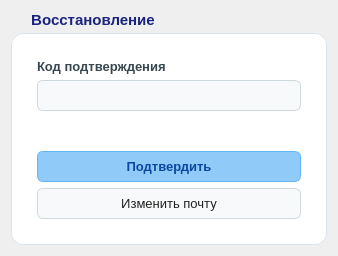
<?xml version="1.0" encoding="UTF-8"?>
<ui version="4.0">
 <class>pasCard</class>
 <widget class="QWidget" name="pasCard">
  <property name="geometry">
   <rect>
    <x>0</x>
    <y>0</y>
    <width>338</width>
    <height>256</height>
   </rect>
  </property>
  <property name="windowTitle">
   <string>Form</string>
  </property>
  <property name="styleSheet">
   <string notr="true">/* Мягкий светлый градиент всего окна */
QWidget#pasCard {
    background: qlineargradient(x1:0, y1:0, x2:1, y2:1, 
                stop:0 #f5f7fa, stop:1 #e4ebf5);
}

/* Белая карточка формы (QGroupBox) */
QWidget#pasCard QGroupBox {
    background-color: #ffffff;
    border: 1px solid #dbe4f0;
    border-radius: 12px;
    margin-top: 22px;
    padding: 16px;
    font-size: 15px;
    font-weight: bold;
    color: #1a237e;
}

/* Заголовок &quot;Восстановление&quot; */
QWidget#pasCard QGroupBox::title {
    subcontrol-origin: margin;
    subcontrol-position: top left;
    left: 12px;
    padding: 0 6px;
    color: #1a237e;
}

/* Подпись поля (&quot;Код подтверждения&quot;) */
QWidget#pasCard QLabel {
    background-color: transparent;
    color: #37474f;
    font-size: 13px;
    font-weight: bold;
}

/* Поле ввода кода подтверждения */
QWidget#pasCard QLineEdit {
    background-color: #f8f9fa;
    color: #212121;
    border: 1px solid #cfd8dc;
    border-radius: 6px;
    padding: 6px 10px;
    font-size: 13px;
}

QWidget#pasCard QLineEdit:focus {
    border: 1px solid #64b5f6;
    background-color: #ffffff;
}

/* Второстепенная кнопка (&quot;Изменить почту&quot;) */
QWidget#pasCard QPushButton {
    background-color: #f8f9fa;
    color: #212121;
    border: 1px solid #cfd8dc;
    border-radius: 6px;
    padding: 7px 14px;
    font-size: 13px;
}

QWidget#pasCard QPushButton:hover {
    background-color: #e3f2fd;
    border: 1px solid #90caf9;
    color: #0d47a1;
}

/* Главная голубая кнопка действия (&quot;Подтвердить&quot;) */
QWidget#pasCard QPushButton#pass_btn {
    background-color: #90caf9;
    color: #0d47a1;
    border: 1px solid #64b5f6;
    font-weight: bold;
}

QWidget#pasCard QPushButton#pass_btn:hover {
    background-color: #64b5f6;
}
</string>
  </property>
  <layout class="QVBoxLayout" name="verticalLayout_4">
   <item>
    <widget class="QGroupBox" name="groupBox">
     <property name="title">
      <string>Восстановление</string>
     </property>
     <layout class="QVBoxLayout" name="verticalLayout_3">
      <item>
       <layout class="QVBoxLayout" name="verticalLayout_2">
        <item>
         <layout class="QVBoxLayout" name="verticalLayout">
          <item>
           <widget class="QLabel" name="label">
            <property name="text">
             <string>Код подтверждения</string>
            </property>
           </widget>
          </item>
          <item>
           <widget class="QLineEdit" name="pass"/>
          </item>
          <item>
           <spacer name="verticalSpacer">
            <property name="orientation">
             <enum>Qt::Orientation::Vertical</enum>
            </property>
            <property name="sizeHint" stdset="0">
             <size>
              <width>20</width>
              <height>40</height>
             </size>
            </property>
           </spacer>
          </item>
         </layout>
        </item>
        <item>
         <widget class="QPushButton" name="pass_btn">
          <property name="text">
           <string>Подтвердить</string>
          </property>
         </widget>
        </item>
        <item>
         <widget class="QPushButton" name="mail_rename_btn">
          <property name="text">
           <string>Изменить почту</string>
          </property>
         </widget>
        </item>
       </layout>
      </item>
     </layout>
    </widget>
   </item>
  </layout>
 </widget>
 <resources/>
 <connections/>
</ui>
